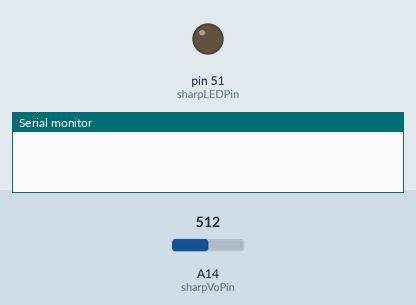
The sketch below on a simulated Arduino Mega 2560, built with avr-gcc and run on an emulated ATmega2560. Parts: output pins drawn as LEDs (lit = HIGH), the last lines printed to the serial monitor. Inputs (shaded band) come from the test bench; at power-on: A14 (sharpVoPin) = 512.

Above: at 0.1 s.
At 2.1 s:
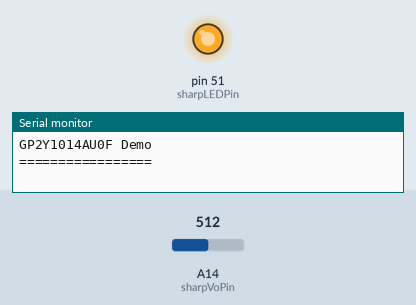
Timing chart, 0 to 3.6 s (numbered marks = the images above):
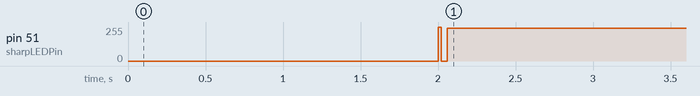

The sketch:

Dust.ino
```cpp
/////////////////////////////////////////////////////////////////////////////
// Sharp GP2Y1014AU0F Dust Sensor
// Board Connection:
//   GP2Y1014    Arduino
//   V-LED       Between R1 and C1
//   LED-GND     C1 and GND
//   LED         Pin 7
//   S-GND       GND
//   Vo          A5
//   Vcc         5V
//
// Serial monitor setting:
//   9600 baud
/////////////////////////////////////////////////////////////////////////////
#define USE_AVG

// Arduino pin
const int sharpLEDPin = 51;   // Arduino digital pin 7 connect to sensor LED.
const int sharpVoPin = A14;   // Arduino analog pin 5 connect to sensor Vo.
#ifdef USE_AVG
#define N 100
static unsigned long VoRawTotal = 0;
static int VoRawCount = 0;
#endif // USE_AVG
static float Voc = 0.6;
const float K = 0.5;
/////////////////////////////////////////////////////////////////////////////
void printValue(String text, unsigned int value, bool isLast = false) {
  Serial.print(text);
  Serial.print("=");
  Serial.print(value);
  if (!isLast) {
    Serial.print(", ");
  }
}
void printFValue(String text, float value, String units, bool isLast = false) {
  Serial.print(text);
  Serial.print("=");
  Serial.print(value);
  Serial.print(units);
  if (!isLast) {
    Serial.print(", ");
  }
}

/////////////////////////////////////////////////////////////////////////////
void setup() {
  // Set LED pin for output.
  pinMode(sharpLEDPin, OUTPUT);
  Serial.begin(9600);
  delay(2000);
  Serial.println("");
  Serial.println("GP2Y1014AU0F Demo");
  Serial.println("=================");
}
void loop() {
  // Turn on the dust sensor LED by setting digital pin LOW.
  digitalWrite(sharpLEDPin, LOW);
  delayMicroseconds(280);
  int VoRaw = analogRead(sharpVoPin);
  digitalWrite(sharpLEDPin, HIGH);
  delayMicroseconds(9620);
  #ifdef PRINT_RAW_DATA
  printValue("VoRaw", VoRaw, true);
  Serial.println("");
  #endif // PRINT_RAW_DATA
  float Vo = VoRaw;
  #ifdef USE_AVG
  VoRawTotal += VoRaw;
  VoRawCount++;
  if ( VoRawCount >= N ) {
    Vo = 1.0 * VoRawTotal / N;
    VoRawCount = 0;
    VoRawTotal = 0;
  } else {
    return;
  }
  #endif // USE_AVG
  Vo = Vo / 1024.0 * 5.0;
  printFValue("Vo", Vo*1000.0, "mV");
  float dV = Vo - Voc;
  if ( dV < 0 ) {
    dV = 0;
    Voc = Vo;
  }
  float dustDensity = dV / K * 100.0;
  printFValue("DustDensity", dustDensity, "ug/m3", true);
  Serial.println("");
}
```

Measured:
- by itself, pin 51 (sharpLEDPin): 0/255 → 247/255 at 2.0 s
